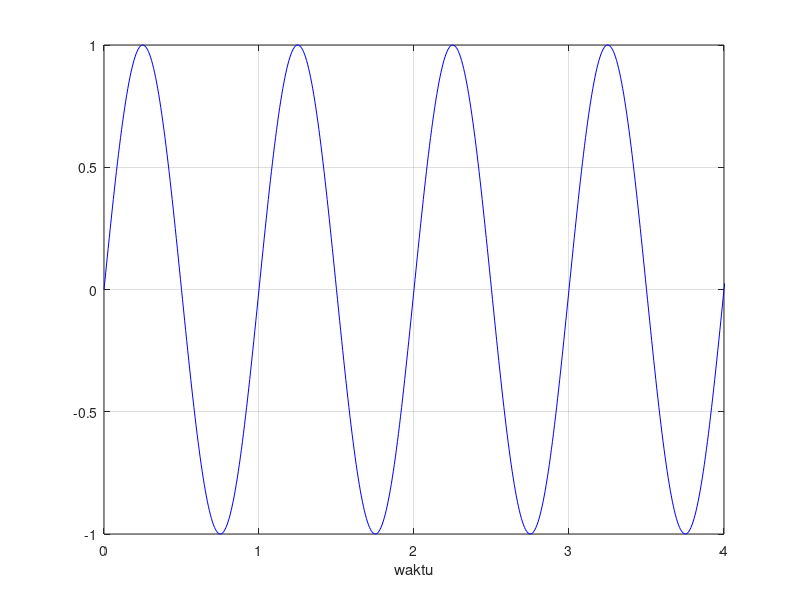
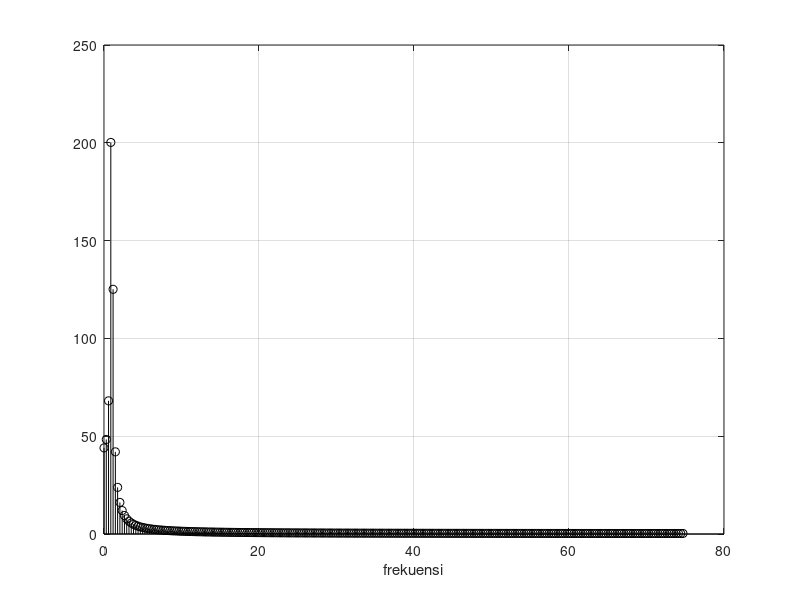

These charts were generated, in order, by the following MATLAB code: (Note: this script raises an error after producing the figures.)
%Tugas Modul Unit 2 Dastel
%Created By : GALIH AP

%Sinyal Sinus
clear all; clc; 
Fs = 150;
t = [0:4*Fs+1]'/Fs; 
Fc = 20;
x = sin(2*pi*t);
figure(1);
plot(t,x,'-b'); 
axis([0 4 -1 1]);
xlabel('waktu');
grid on

%Dalam Domain Frekuensi (No 2)
S=fft(x,512);
w=(0:255)/256*(Fs/2);
figure(2);
stem(w,abs(S(1:256)), '-k')
xlabel('frekuensi')
grid on
%=========================================================
%AM-DSB-FC (No 3)
DSBFC = modulate(x,Fc,Fs,'amdsb-tc',1);
figure(3);
subplot(211);
plot(t,x); 
hold on
xlabel('waktu t (detik)'); ylabel('AM-DSB-FC');
plot(t,DSBFC,'-r');
axis([0 4 -2 2]);
grid on;

%Domain Frekuensi
S=fft(DSBFC,512);
w=(0:255)/256*(Fs/2);
subplot(212);
stem(w,abs(S(1:256)), '-k')
xlabel('frekuensi')
grid on
%=========================================================
%AM-DSB-SC (No 4)
DSBSC = modulate(x,Fc,Fs,'amdsb-sc'); 
figure(4);
subplot(211);
plot(t,x,'-b');
hold on
plot(t,DSBSC,'-r');
xlabel('waktu t (detik)'); ylabel('AM-DSB-SC');
axis([0 4 -2 2]);
grid on;

%Domain Frekuensi
S=fft(DSBSC,512);
w=(0:255)/256*(Fs/2);
subplot(212);
stem(w,abs(S(1:256)), '-k')
xlabel('frekuensi')
grid on
%========================================================
%AM-SSB (No 5)
SSB=modulate(x,Fc,Fs,'amssb'); 
figure(5);
subplot(211);
plot(t,x); 
hold on 
xlabel('waktu t (detik)'); ylabel('AM-SSB');
plot(t,SSB,'r');
axis([0 3 -1 1]);
grid on

%Domain Frekuensi
S=fft(SSB,512);
w=(0:255)/256*(Fs/2);
subplot(212);
stem(w,abs(S(1:256)), '-k')
xlabel('frekuensi')
grid on
%==============         END SCRIPT         ==============
